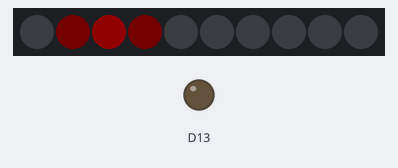
A sketch run on a simulated Adafruit Circuit Playground Express. Parts: 10 RGB LEDs in strip order, left to right, output pins drawn as LEDs (lit = HIGH). Dim RGB values are drawn brighter than linear.

Above: at 0.1 s.
At 0.6 s:
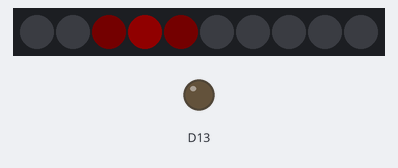
At 1.1 s:
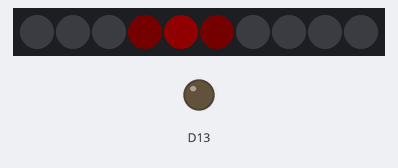
At 2.1 s:
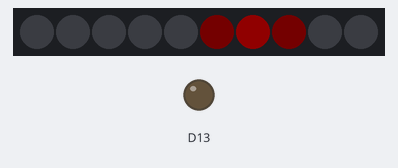
At 3.1 s:
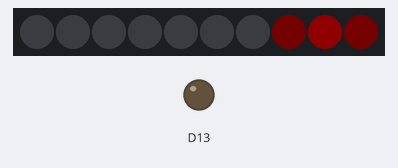
At 4.6 s:
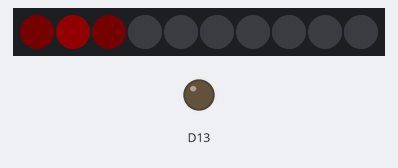

The sketch:

test.ino
```cpp
#include <Adafruit_CircuitPlayground.h>

uint8_t t;

void setup() {
  CircuitPlayground.begin();
  CircuitPlayground.clearPixels();
}


void loop() {
  CircuitPlayground.setPixelColor (t,        0,  0, 0);
  CircuitPlayground.setPixelColor ((t+1)%10, 20, 0, 0);
  CircuitPlayground.setPixelColor ((t+2)%10, 200, 0, 0);
  CircuitPlayground.setPixelColor ((t+3)%10, 20,    0, 0);
  t = (t + 1) % 10;
  delay(500);
}
```

Measured:
- by itself, everything shown: repeats every 5.0 s, in 10 steps
- what the display in image 1 shows lasts 0.5 s, from 0.5 s to 1.0 s
